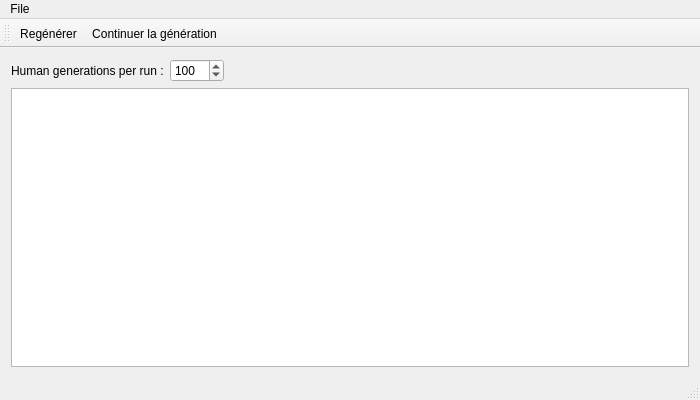
<?xml version="1.0" encoding="UTF-8"?>
<ui version="4.0">
 <class>MainWindow</class>
 <widget class="QMainWindow" name="MainWindow">
  <property name="geometry">
   <rect>
    <x>0</x>
    <y>0</y>
    <width>700</width>
    <height>400</height>
   </rect>
  </property>
  <property name="windowTitle">
   <string>MainWindow</string>
  </property>
  <widget class="QWidget" name="centralWidget">
   <layout class="QGridLayout" name="gridLayout_2">
    <item row="0" column="0">
     <layout class="QGridLayout" name="gridLayout">
      <item row="0" column="1">
       <widget class="QSpinBox" name="spinBox">
        <property name="minimum">
         <number>1</number>
        </property>
        <property name="maximum">
         <number>9999</number>
        </property>
        <property name="singleStep">
         <number>100</number>
        </property>
        <property name="value">
         <number>100</number>
        </property>
       </widget>
      </item>
      <item row="0" column="0">
       <widget class="QLabel" name="label">
        <property name="text">
         <string>Human generations per run :</string>
        </property>
       </widget>
      </item>
      <item row="1" column="0" colspan="3">
       <widget class="QGraphicsView" name="graphicsView"/>
      </item>
      <item row="0" column="2">
       <spacer name="horizontalSpacer">
        <property name="orientation">
         <enum>Qt::Horizontal</enum>
        </property>
        <property name="sizeHint" stdset="0">
         <size>
          <width>40</width>
          <height>20</height>
         </size>
        </property>
       </spacer>
      </item>
     </layout>
    </item>
   </layout>
  </widget>
  <widget class="QMenuBar" name="menuBar">
   <property name="geometry">
    <rect>
     <x>0</x>
     <y>0</y>
     <width>700</width>
     <height>21</height>
    </rect>
   </property>
   <widget class="QMenu" name="menuFichier">
    <property name="title">
     <string>File</string>
    </property>
    <addaction name="actionQuitter"/>
   </widget>
   <addaction name="menuFichier"/>
  </widget>
  <widget class="QToolBar" name="toolBar">
   <property name="windowTitle">
    <string>toolBar</string>
   </property>
   <attribute name="toolBarArea">
    <enum>TopToolBarArea</enum>
   </attribute>
   <attribute name="toolBarBreak">
    <bool>false</bool>
   </attribute>
   <addaction name="actionReg_n_rer"/>
   <addaction name="actionContinuer_la_g_n_ration"/>
  </widget>
  <widget class="QStatusBar" name="statusBar"/>
  <action name="actionQuitter">
   <property name="text">
    <string>Exit</string>
   </property>
  </action>
  <action name="actionReg_n_rer">
   <property name="icon">
    <iconset resource="icons.qrc">
     <normaloff>:/icons/refresh.png</normaloff>:/icons/refresh.png</iconset>
   </property>
   <property name="text">
    <string>Regénérer</string>
   </property>
   <property name="toolTip">
    <string>Regénère la grille dans la quelle les villageois évoluent</string>
   </property>
  </action>
  <action name="actionContinuer_la_g_n_ration">
   <property name="icon">
    <iconset resource="icons.qrc">
     <normaloff>:/icons/go_next_blue.png</normaloff>:/icons/go_next_blue.png</iconset>
   </property>
   <property name="text">
    <string>Continuer la génération</string>
   </property>
   <property name="toolTip">
    <string>Fait passer 100 générations dans les villages.</string>
   </property>
  </action>
 </widget>
 <layoutdefault spacing="6" margin="11"/>
 <resources>
  <include location="icons.qrc"/>
 </resources>
 <connections>
  <connection>
   <sender>actionQuitter</sender>
   <signal>triggered()</signal>
   <receiver>MainWindow</receiver>
   <slot>close()</slot>
   <hints>
    <hint type="sourcelabel">
     <x>-1</x>
     <y>-1</y>
    </hint>
    <hint type="destinationlabel">
     <x>199</x>
     <y>149</y>
    </hint>
   </hints>
  </connection>
 </connections>
</ui>
